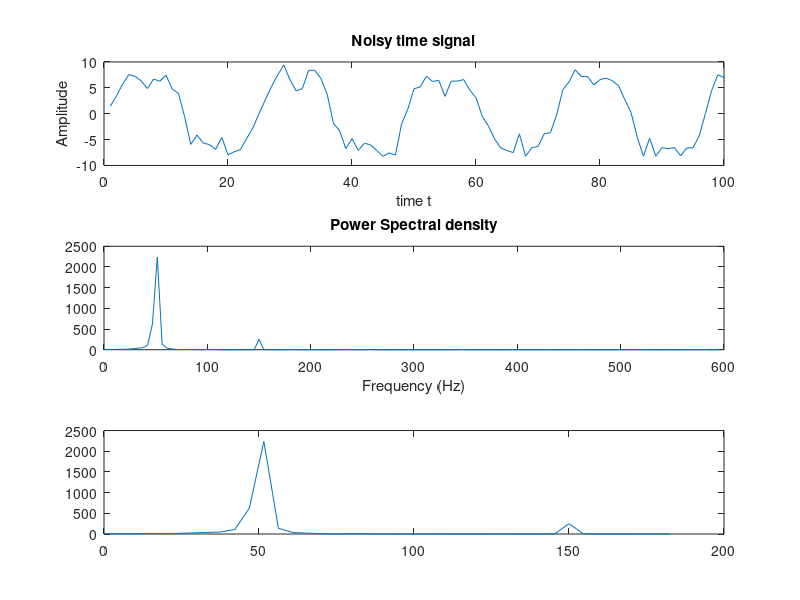

MATLAB code for this plot:
clc 
fs = 1200; 
t = 0: 1/fs: 1; 

x = 5*sin(2*pi*50*t) + 3*sin(2*pi*50*t) + 2*sin(2*pi*150*t); 

y =  x + randn(size(t)) ; 

% Plotting 
subplot(3,1,1)

plot(y(1:100))
title('Noisy time signal')
xlabel('time t')
ylabel('Amplitude')

% convert signal from time domain to freq domain using fft
Y = fft(y,256); % 256 pt fft 
Pyy = Y.*conj(Y)/300 ; % gives power spectral density (PDS)
% PDS expresses power in terms of the frequency 
% 300 is just a scaling factor to reduce the amplitudes values


f= fs/256*(0:127); % 0:127 is the no. of points to display

subplot(3,1,2)
plot(f, Pyy(1:128)); 
title('Power Spectral density')
xlabel('Frequency (Hz)')


subplot(3,1,3)
plot(f(1:40), Pyy(1:40)) % plotting 40 points to zoom in on beginning of PDS




